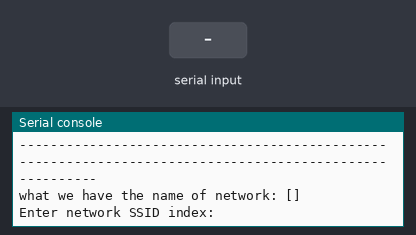
Bench run of a program on a simulated ESP32 board running MicroPython. Shown: the last lines printed to the serial console. The test bench sets the inputs (shaded band). The modem accepts every AT command (registered, SIM ready, sends succeed) and sends nothing else. At 3.0 s the program stops and its outputs stay as they are.

Above: at 1.3 s.
1.4 s: "1" typed at the serial console, then Enter
At 2.0 s:
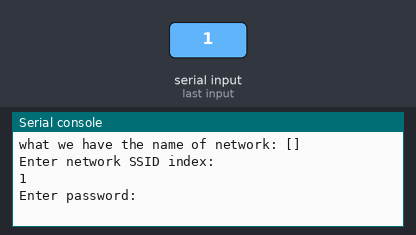
2.9 s: "0" typed at the serial console, then Enter
At 4.2 s:
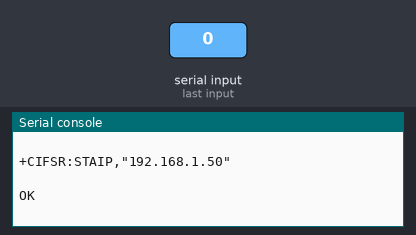

Measured:
- after the input at 1.4 s, the serial console: prints a new line at once (image 1)
- after the input at 2.9 s, the serial console: prints a new line at once (image 2)

The program:

test.py
```python
from machine import UART, Pin
import time


class esp_uart:
    """
    初始化 UART 通信與 ESP32 並提供控制 Wi-Fi 功能的函數使用 AT 命令。
    - bus_num: UART 总线号
    - baudrate: 通信速率，默认为 ESP32 的 115200
    """

    def __init__(self, bus_num):
        self.uart = UART(
            bus_num,
            baudrate=115200,
            tx=Pin(8),
            rx=Pin(9),
            cts=Pin(10),
            rts=Pin(11),
            txbuf=1024,
            rxbuf=1024,
        )
        self.sendAT("ATE0")  # 关闭回声

        # 格式化标题和分割线
        self.titles = [
            "Index",
            "Type",
            "SSID",
            "Signal Strength",
            "MAC Address",
            "Signal",
            "Min Speed",
            "Max Speed",
            "Pass Type",
            "Wi-Fi Mode",
            "SSID Visible",
        ]

    def sendAT(self, cmd):
        """
        向 ESP32 发送 AT 命令并打印响应。
        - cmd: 要发送的 AT 命令（不带 'AT+' 前缀）
        """
        try:
            self.uart.write(f"AT+{cmd}\r\n")
            while self.uart.any() == 0:
                time.sleep_ms(1)
            time.sleep_ms(50)  # 防止数据丢失
            self.response_b = self.uart.read()  # 原始响应
            self.response = self.response_b.decode("utf-8")  # 转换为字符串
            return self.response
        except Exception as e:
            print(f"Error: {e}")

    def list_wifi(self):
        """
        列出可用的 Wi-Fi 网络，允许用户选择一个，输入密码，并尝试连接。
        """
        try:
            self.sendAT("CWMODE=1")  # 设置 Wi-Fi 模式为站点
            self.sendAT("CWLAP")  # 列出可用的 AP
            self.print_wifi()  # 打印 Wi-Fi 网络列表

            # 用户选择网络
            ssid = input("Enter network SSID index: ")
            password = input("Enter password: ")

            # 尝试连接
            self.sendAT(f'CWJAP="{ssid}","{password}"')
            ip_response = self.sendAT("CIFSR")  # 获取 IP 地址
            print("Connected, IP address:\n", ip_response)
        except Exception as e:
            print(f"Error: {e}")

    def left_justify(self, s="", width=0):
        """返回左对齐的字符串，如果需要，在右侧填充空格至指定宽度。"""
        return s + " " * (width - len(s))

    def center_justify(self, s="", width=0):
        """返回居中对齐的字符串，如果需要，在两侧填充空格至指定宽度。"""
        padding = (width - len(s)) // 2
        return " " * padding + s + " " * (width - len(s) - padding)

    def print_wifi(self):
        """
        格式化打印 Wi-Fi 网络列表。
        列出所有找到的 Wi-Fi 以供选择。
        """
        try:
            lines = self.response.split("\n")
            self.SSID_list = []  # 重置SSID列表
            widths = [0] * 11  # 预设每列的最大宽度，包括索引列

            # 计算每列的最大宽度
            for line in lines[1:-1]:  # 排除起始和结束行
                elements = line.split(",")
                if len(elements) > 1:
                    self.SSID_list.append(elements[1].strip('"'))  # 存储SSID
                else:
                    continue  # 如果没有足够的元素，跳过这行

                widths[0] = max(
                    widths[0], len(str(len(self.SSID_list)))
                )  # 更新索引列宽度
                for i, element in enumerate(elements):
                    if i + 1 < len(widths):  # 确保不会超出widths的范围
                        element_str = element.strip('"')  # 移除双引号
                        widths[i + 1] = max(
                            widths[i + 1], len(element_str), len(self.titles[i + 1])
                        )

            # 格式化并打印标题、分隔线和数据行
            header = "|".join(
                self.center_justify(title, widths[i] + 4)
                for i, title in enumerate(self.titles)
            )
            divider = "-" * len(header)
            print(header)
            print(divider)

            for idx, line in enumerate(lines[1:-1], start=1):
                elements = line.split(",")
                if len(elements) < len(self.titles) - 1:
                    continue  # 如果没有足够的元素，跳过这行
                row_elements = [str(idx)] + elements
                row = "|".join(
                    self.center_justify(
                        row_elements[i].strip().strip('"'), widths[i] + 4
                    )
                    for i in range(len(self.titles))
                )
                print(row)

            print(f"what we have the name of network: {self.SSID_list}")
        except Exception as e:
            print(f"Error: {e}")


# 测试代码
if __name__ == "__main__":
    esp = esp_uart(1)  # 初始化 esp_uart 对象用于 UART 总线 1
    esp.list_wifi()  # 调用
```
